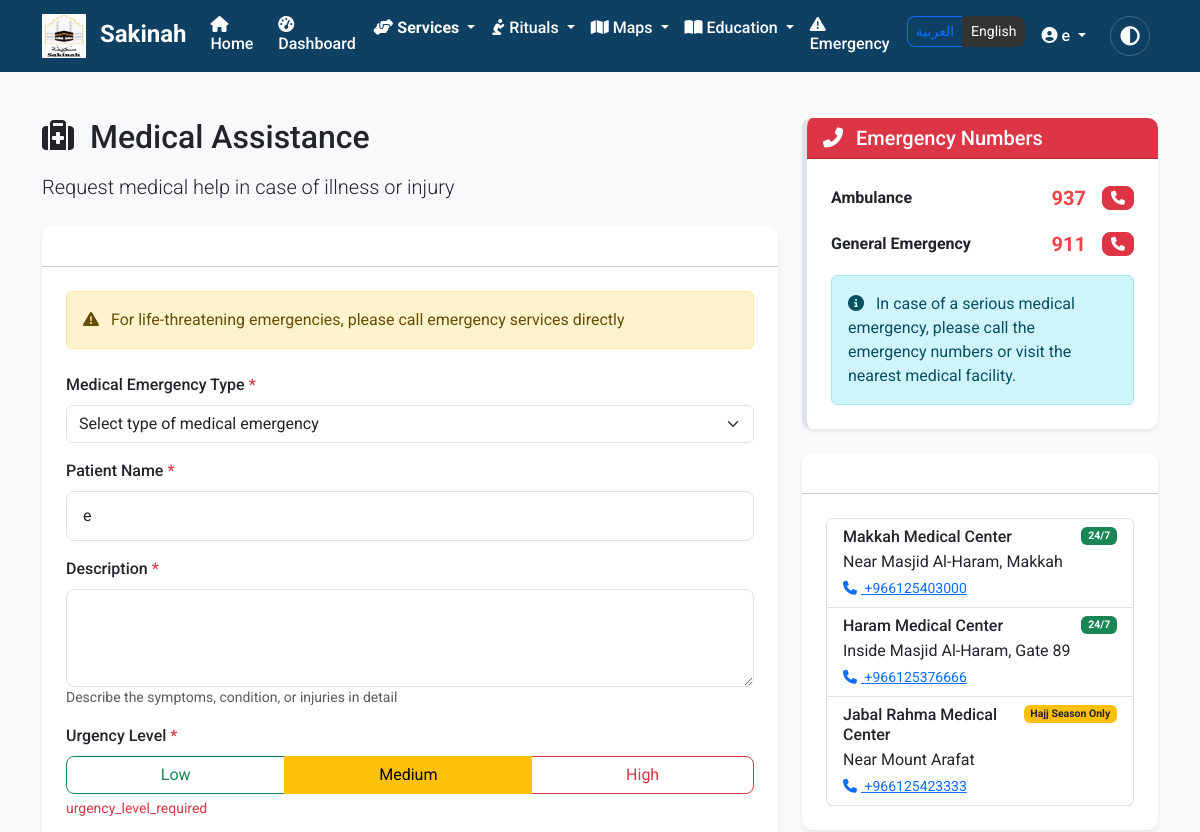
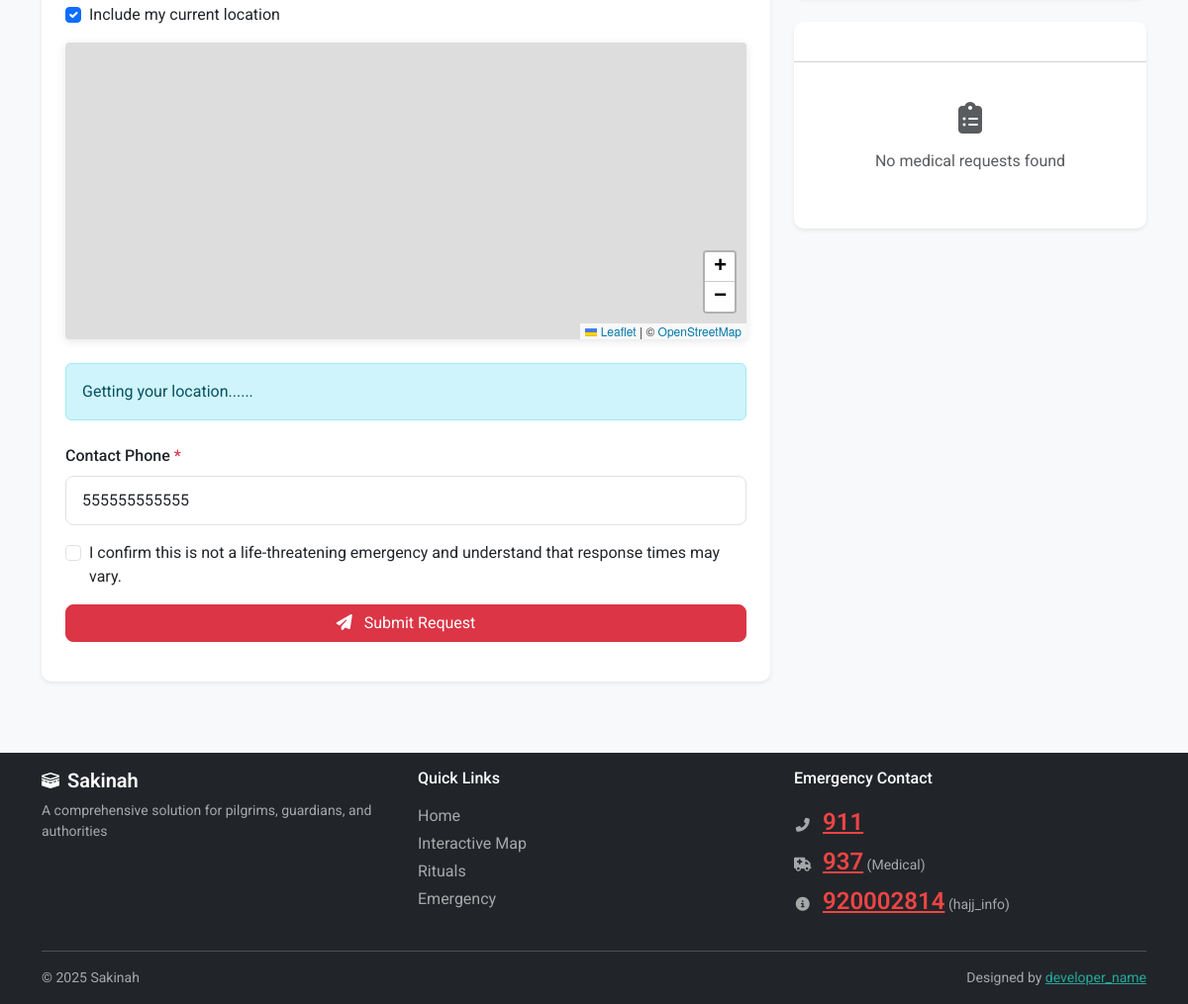
The app's page /services/medical_help.php (signed in) with its own data (2 pictures, top to bottom).
### tables this page shows
CREATE TABLE `users` (
  `id` int(11) NOT NULL,
  `username` varchar(100) NOT NULL,
  `full_name` varchar(100) NOT NULL,
  `email` varchar(100) NOT NULL,
  `password` varchar(255) NOT NULL,
  `phone` varchar(20) DEFAULT NULL,
  `nationality` varchar(50) DEFAULT NULL,
  `passport_number` varchar(30) DEFAULT NULL,
  `user_type` enum('pilgrim','guardian','authority','admin') NOT NULL DEFAULT 'pilgrim',
  `profile_image` varchar(255) DEFAULT NULL,
  `language` varchar(10) DEFAULT 'en',
  `active` tinyint(1) DEFAULT 1,
  `last_login` datetime DEFAULT NULL,
  `created_at` datetime NOT NULL,
  `updated_at` datetime NOT NULL DEFAULT current_timestamp() ON UPDATE current_timestamp()
);

### services/medical_help.php (the view, shortened to what the rows shown need)
<?php
$useLeaflet = true;
require_once '../includes/header.php';
?>
<div class="container py-4">
    <div class="row">
        <div class="col-lg-8">
            <h1 class="h2 mb-3"><i class="fas fa-medkit me-2" aria-hidden="true"></i> <?php echo __('medical_service'); ?></h1>
            <div class="card mb-4 shadow-sm">
                <div class="card-body">
                    <form id="medicalForm" method="POST" novalidate>
                        <div class="mb-3">
                            <label for="patientName" class="form-label"><?php echo __('patient_name'); ?> <span class="text-danger">*</span></label>
                            <input type="text" class="form-control" id="patientName" name="patient_name" required
                                   value="<?php echo htmlspecialchars($currentUser['full_name']); ?>"
                                   aria-describedby="patientNameHelp">
                        </div>
                        <div class="mb-3">
                            <label for="contactPhone" class="form-label"><?php echo __('contact_phone'); ?> <span class="text-danger">*</span></label>
                            <input type="tel" class="form-control" id="contactPhone" name="contact_phone" required
                                   value="<?php echo htmlspecialchars($currentUser['phone']); ?>">
                        </div>
                    </form>
                </div>
            </div>
        </div>
    </div>
</div>
<link rel="stylesheet" href="https://unpkg.com/leaflet@1.9.4/dist/leaflet.css">
<?php require_once '../includes/footer.php'; ?>

### includes/header.php (shortened to what the rows shown need)
<?php
require_once $_SERVER['DOCUMENT_ROOT'] . '/hajj-umrah-platform/includes/functions.php';
$lang = getCurrentLanguage();
$currentUser = isLoggedIn() ? getCurrentUser() : null;
?>
    <link href="https://cdn.jsdelivr.net/npm/bootstrap@5.3.0/dist/css/bootstrap.min.css" rel="stylesheet">
    <link rel="stylesheet" href="https://cdnjs.cloudflare.com/ajax/libs/font-awesome/6.4.0/css/all.min.css">
    <?php if (isset($useLeaflet) && $useLeaflet): ?>
        <link rel="stylesheet" href="https://unpkg.com/leaflet@1.9.4/dist/leaflet.css">
    <?php endif; ?>
    <link rel="stylesheet" href="<?php echo SITE_URL; ?>/assets/css/styles.css">
</head>
<body class="<?php echo $lang === 'ar' ? 'arabic-font' : ''; ?> <?php echo isset($bodyClass) ? htmlspecialchars($bodyClass) : ''; ?>">
    <nav class="navbar navbar-expand-lg navbar-dark fixed-top">
       <div class="container">
            <div class="collapse navbar-collapse" id="navbarNav">
                <ul class="navbar-nav ms-auto">
                    <?php if (isLoggedIn()): ?>
                        <li class="nav-item dropdown">
                            <a class="nav-link dropdown-toggle" href="#" id="userDropdown" role="button" data-bs-toggle="dropdown" aria-expanded="false">
                                <i class="fas fa-user-circle"></i> <?php echo htmlspecialchars($currentUser['full_name']); ?>
                            </a>
                        </li>
                    <?php endif; ?>
                </ul>
            </div>
        </div>
    </nav>
    <main class="py-4">

### records on screen
users: full_name "e", patient_name "e", contact_phone "555555555555"

### other values on screen
__('site_name') "Sakinah"
__('home') "Home"
__('dashboard') "Dashboard"
__('services') "Services"
__('rituals') "Rituals"
__('maps') "Maps"
__('education') "Education"
__('emergency') "Emergency"
__('medical_service') "Medical Assistance"
__('medical_description') "Request medical help in case of illness or injury"
__('medical_warning') "For life-threatening emergencies, please call emergency services directly"
__('medical_emergency_type') "Medical Emergency Type"
__('patient_name') "Patient Name"
__('description') "Description"
__('medical_description_help') "Describe the symptoms, condition, or injuries in detail"
